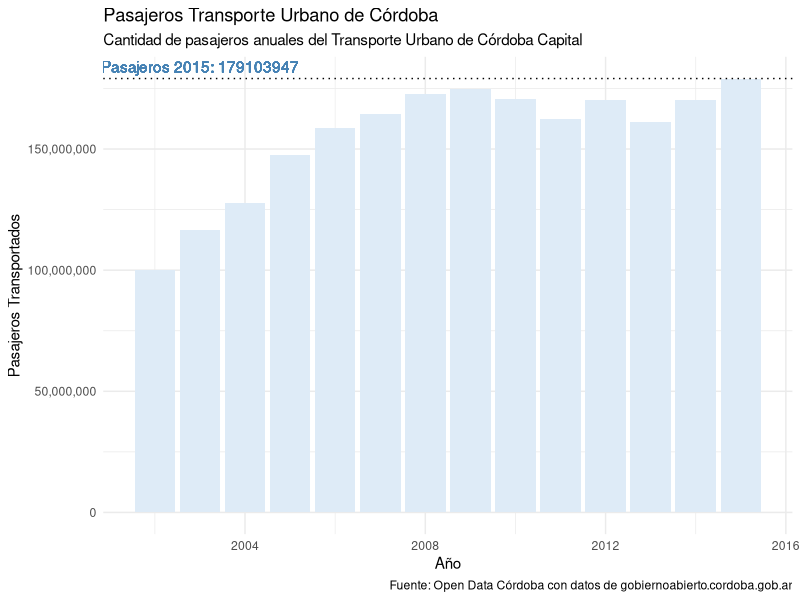
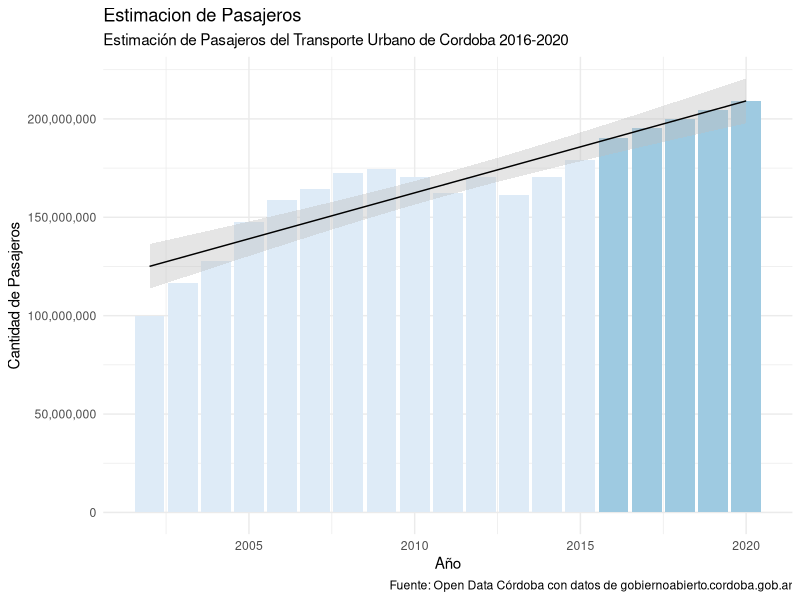

These figures' R source, in order:
## ---- chunk 1
knitr::opts_chunk$set(echo = TRUE)
library(ggplot2)
library(ggthemes)
## ---- chunk 2
datos <- read.csv("../data/transporte-urbano-cordoba/pasajeros_y_kilometros_2012_a_2016.csv", 
                 dec = ",",
                 stringsAsFactors = FALSE)

datos <- data.frame(lapply(datos, function(x) gsub(".", "", x, fixed = TRUE)), stringsAsFactors = FALSE)
datos <- data.frame(lapply(datos, function(x) as.numeric(x)))
colnames(datos) <- tolower(colnames(datos))
## ---- chunk 3
pasajeros2015 <- datos[datos$anio == 2015,"pasajeros.total"]
ggplot(datos, aes(x=anio, y=pasajeros.total, fill=TRUE)) +
  geom_bar(stat="identity") +
  theme_minimal() + scale_fill_brewer() +
  scale_y_continuous(labels = scales::comma) +
  labs(title="Pasajeros Transporte Urbano de Córdoba",
       subtitle="Cantidad de pasajeros anuales del Transporte Urbano de Córdoba Capital",
       caption="Fuente: Open Data Córdoba con datos de gobiernoabierto.cordoba.gob.ar") +
  geom_hline(yintercept = pasajeros2015, show.legend = TRUE, linetype=3) +
  geom_text(aes(x=2003, y=pasajeros2015), 
            colour="steelblue",
            label=paste("Pasajeros 2015:",pasajeros2015),
            vjust=-.5)  + guides(fill=FALSE) +
  xlab("Año") +
  ylab("Pasajeros Transportados")
## ---- chunk 4
modelo <- lm(pasajeros.total ~ anio, datos)

datosPrediccion <- data.frame(anio = 2016:2020)
datosPrediccion$pasajeros.total <- predict(modelo, datosPrediccion)

datosFinal <- rbind(datos[,c("anio", "pasajeros.total")], datosPrediccion)
datosFinal$prediccion <- ifelse(datosFinal$anio < 2016, FALSE, TRUE)


ggplot(datosFinal, aes(x=anio,y=pasajeros.total, fill=prediccion)) + 
  geom_bar(stat="identity") +
  theme_minimal() +
  scale_fill_brewer() +
  labs(title = "Estimacion de Pasajeros",
       subtitle = "Estimación de Pasajeros del Transporte Urbano de Cordoba 2016-2020",
       caption = "Fuente: Open Data Córdoba con datos de gobiernoabierto.cordoba.gob.ar") +
  scale_y_continuous(labels = scales::comma) +
  geom_smooth(method = "lm", color="black", fill="grey", size=.5) +
  ylab("Cantidad de Pasajeros") +
  xlab("Año") + guides(fill=FALSE)
## ---- chunk 5
head(datosPrediccion)
